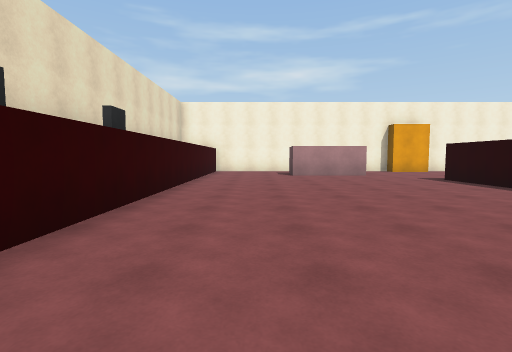
[1] (above)

16 first-person views from a walk through a Unity game level. The camera is 1.3 m above the floor, tilts 4° down and sees 85° across. The floor is counted in squares, 2 m on a side. Each view is taken from the middle of a square. On the plan, view 1 faces up. The plan holds only what a view shows up to about 9 squares ahead; the rest is blank. The player is left out.

[2]
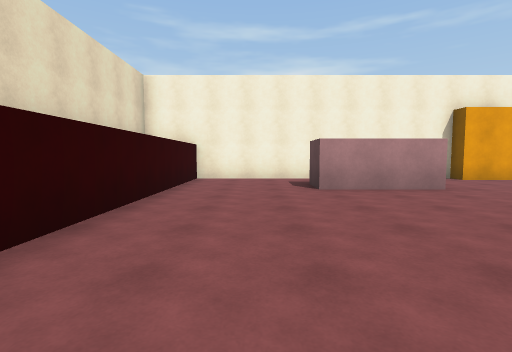

[3]
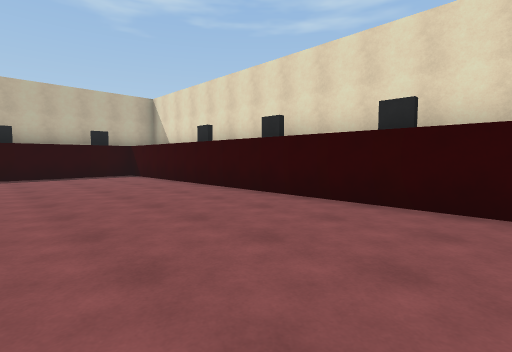

[4]
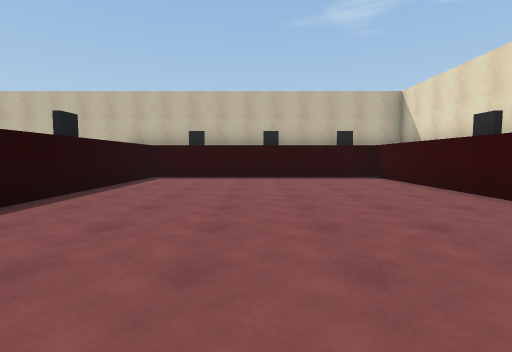

[5]
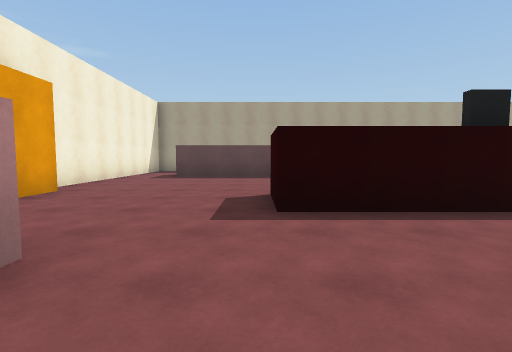

[6]
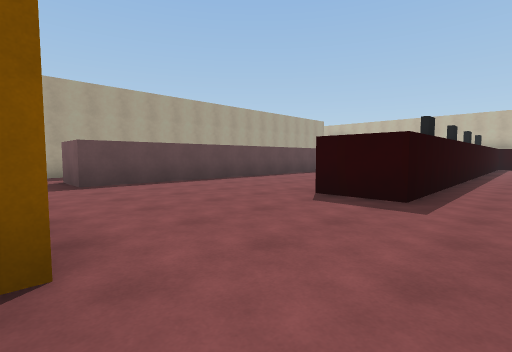

[7]
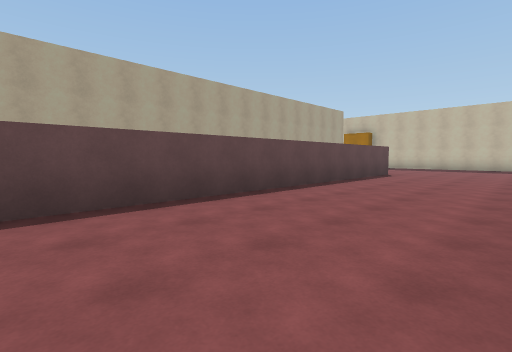

[8]
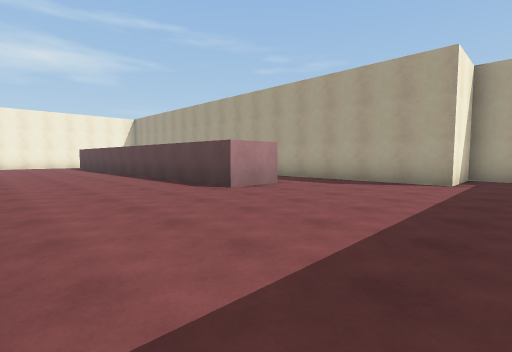

[9]
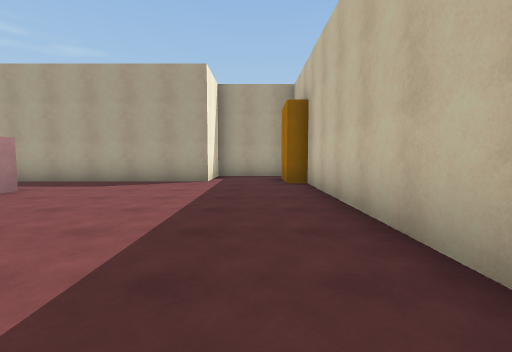

[10]
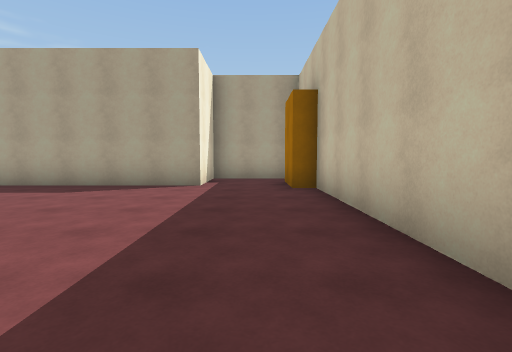

[11]
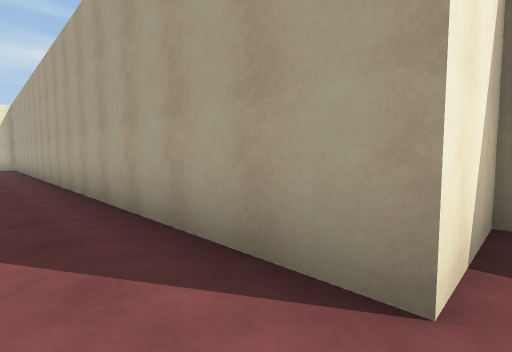

[12]
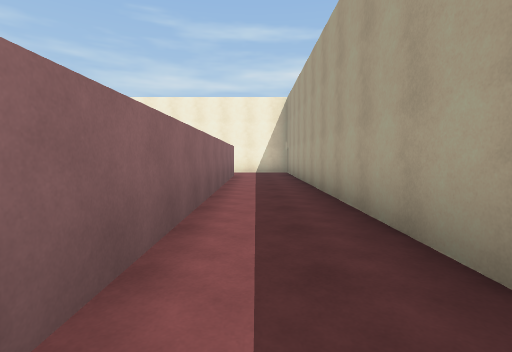

[13]
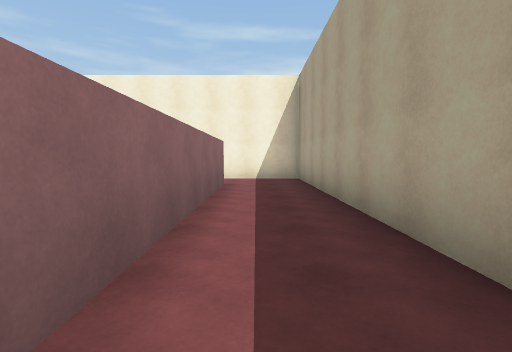

[14]
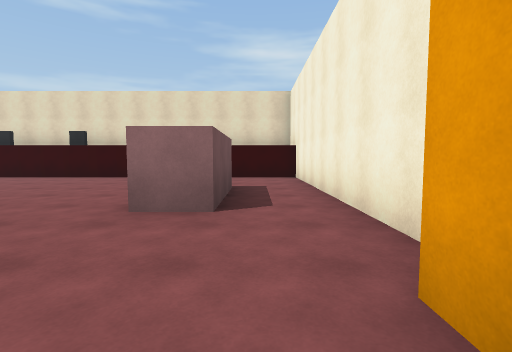

[15]
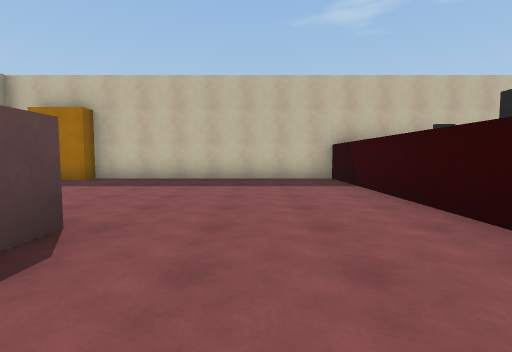

[16]
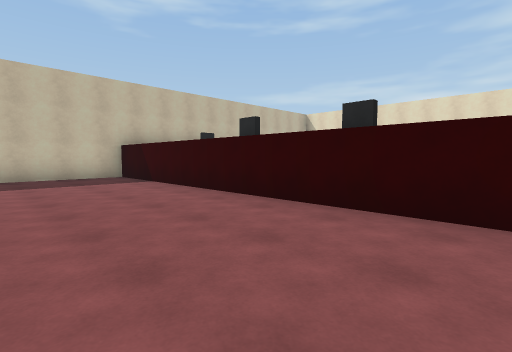

### Floor plan
Points are (right, up) in squares from view 1. A wall is a line through its corners. A room is listed if a view was taken in it or the views show most of it. See-through windows are left out.
Room 1 (views 1, 2, 3, 4, 5, 6, 7, 8, 9, 10, 11, 12, 13, 14, 15, 16)
walls: (6.7, 1.9) (6.7, -7.3) (13.7, -7.3) (13.7, -6.8) (15.2, -6.8); (12.2, -1.5) (10.7, -1.5) (10.7, 10.5) (12.3, 10.5) (12.3, 1.8); (3.8, 9.5) (1.3, 9.5) (1.3, 10.5) (3.8, 10.5) (3.8, 9.5); (7.2, 11.8) (5.7, 11.8) (5.7, 12.3) (-1.7, 12.3) (-1.7, -5.7) (5.2, -5.7) (5.2, 7.7) (6.8, 7.7); (16.3, -6.9) (16.3, -4.8) (14.3, -4.8) (14.3, 12.3) (7.9, 12.3)

Positions as (right, up) in squares from view 1, and headings:
1: (0, 0), facing up
2: (0, 4), facing up
3: (2, 4), facing down-left
4: (2, 3), facing down
5: (2, 8), facing right
6: (4, 12), facing down-right
7: (7, 9), facing down-right
8: (7, -6), facing up-right
9: (7, -6), facing right
10: (8, -6), facing right
11: (13, -5), facing up-right
12: (13, 1), facing up
13: (13, 4), facing up
14: (7, 11), facing left
15: (9, 1), facing down
16: (10, 2), facing down-left
